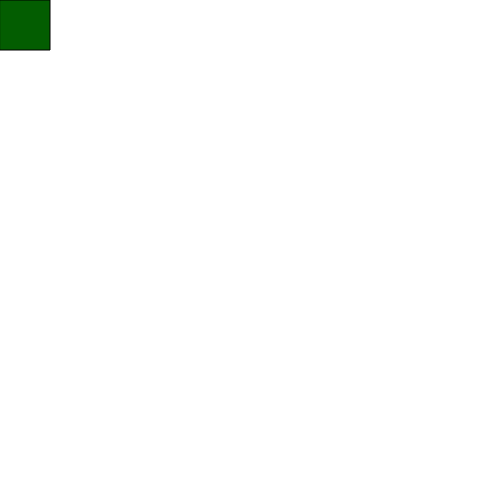
Frame 1 (no input)
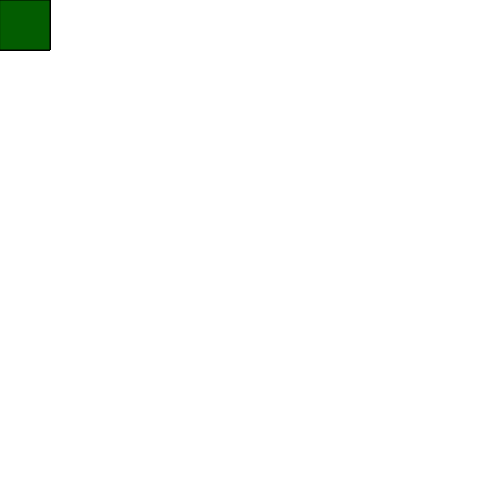
Frame 60 (no input)
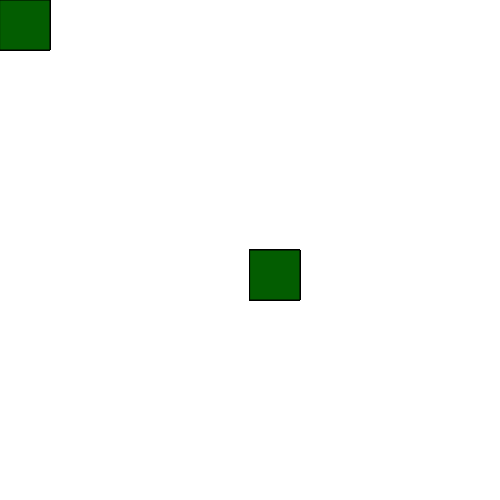
Frame 120 (the mouse pressed at the canvas centre since frame 60)

The p5.js sketch that drew these frames (run headless with seeded random() and noise() and a simulated clock; from frame 60 on, the mouse is pressed at the canvas centre):

// p5.js sketch
// ── sketch.js
function setup() {
  // put setup code here
  createCanvas(500, 500);
}

function draw() {
  // put drawing code here
  fill(03,93,01);
  rect(mouseX, mouseY, 50, 50) ;
}
